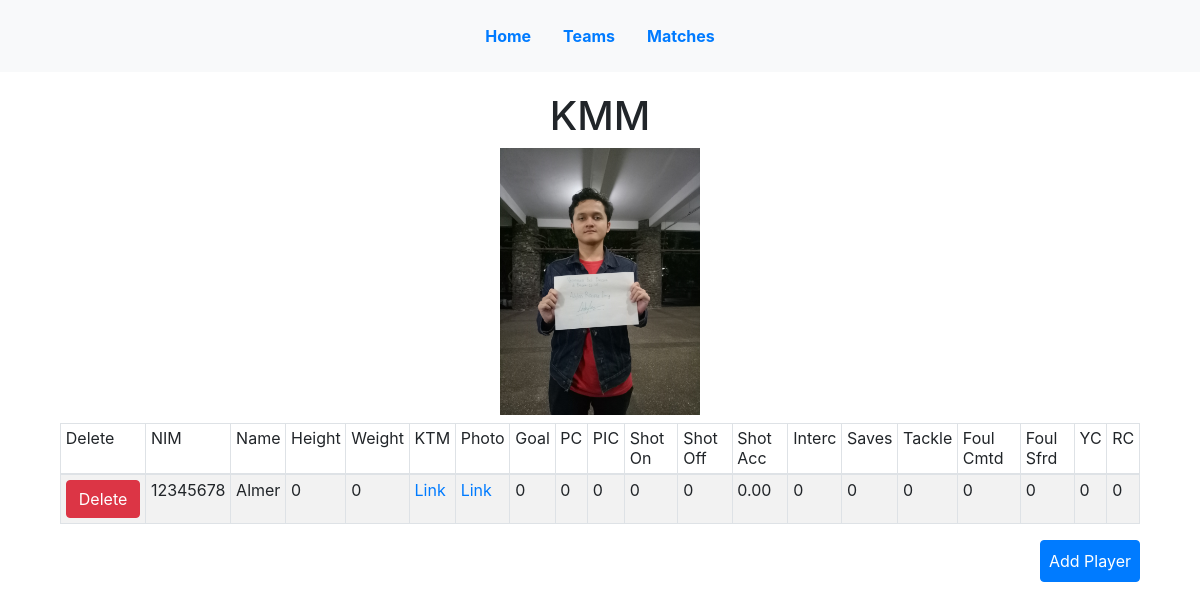
/teams/36/, run on the app's committed database.
### stats/models.py (models this page shows, shortened)
class Team(models.Model):
    class Meta:
        ordering = ['-win','-draw','-lose','-goal_for','-goal_against']
    name = models.CharField(max_length=100)
    logo = models.ImageField(null=True, blank=True)
    points = models.IntegerField(default=0)
    goal_for = models.IntegerField(default=0)
    goal_against = models.IntegerField(default=0)
    win = models.IntegerField(default=0)
    lose = models.IntegerField(default=0)
    draw = models.IntegerField(default=0)
    def __str__(self):
        return self.name

class Player(models.Model):
    class Meta:
        ordering = ['NIM',]
    NIM = models.IntegerField(primary_key=True)
    name = models.CharField(max_length=100)
    height = models.IntegerField(default=0)
    weight = models.IntegerField(default=0)
    player_photo = models.ImageField(upload_to ='uploads/player/photo', null=True, blank=True)
    ktm_photo = models.ImageField(upload_to ='uploads/player/ktm', null=True, blank=True)
    team = models.ForeignKey(Team, related_name="team", on_delete=models.CASCADE, null=True)
    goal = models.IntegerField(default=0)
    pass_complete = models.IntegerField(default=0)
    pass_incomplete = models.IntegerField(default=0)
    shot_on_target = models.IntegerField(default=0)
    shot_off_target = models.IntegerField(default=0)
    shot_percentage = models.DecimalField(max_digits = 5, decimal_places = 2, default=0)
    intercept = models.IntegerField(default=0)
    saves = models.IntegerField(default=0)
    tackle = models.IntegerField(default=0)
    fouls_committed = models.IntegerField(default=0)
    fouls_suffered = models.IntegerField(default=0)
    yellow_card = models.IntegerField(default=0)
    red_card = models.IntegerField(default=0)

### stats/views.py (the view)
# urls.py: path('teams/<int:pk>/',views.TeamDetailView.as_view(), name = 'team_detail'),
class TeamDetailView(DetailView):
    form_class = PlayerForm
    model = Team
    context_object_name = 'team'
    template_name = 'team_detail.html'
    def get_context_data(self, **kwargs):
        context = super().get_context_data(**kwargs)
        context['player_list'] = Player.objects.filter(team = self.object)
        context['form'] = PlayerForm
        return context

### templates/team_detail.html (shortened to what this page needs)
{% extends 'base.html' %}
{% block content %}
<div class="team_detail">
  <h1 class="text-center"> {{ team.name }}</h1>
  <div class="img_container">
    {% if team.logo %}
    <img src="{{team.logo.url}}" class="team_logo mb-2" alt="{{team.name}} logo"></img>
    {% endif %}
  </div>
  <table class="player_list table table-striped table-bordered table-sm">
    <thead class="thead-dark">
      <tr>
        <td>Delete</td>
        <td>NIM</td>
        <td>Name</td>
        <td>Height</td>
        <td>Weight</td>
        <td>KTM</td>
        <td>Photo</td>
        <td>Goal</td>
        <td>PC</td>
        <td>PIC</td>
        <td>Shot On</td>
        <td>Shot Off</td>
        <td>Shot Acc</td>
        <td>Interc</td>
        <td>Saves</td>
        <td>Tackle</td>
        <td>Foul Cmtd</td>
        <td>Foul Sfrd</td>
        <td>YC</td>
        <td>RC</td>
      </tr>
    </thead>
    <tbody>
      {% for player in player_list %}
      <tr>
        <td><button class="btn btn-danger" id="delete-{{player.NIM}}">Delete</button></td>
        <td>{{player.NIM}}</td>
        <td>{{player.name}}</td>
        <td>{{player.height}}</td>
        <td>{{player.weight}}</td>
        <td>{% if player.ktm_photo %}<a href="{{player.ktm_photo.url}}" target="_blank">Link</a>{% endif %}</td>
        <td>{% if player.player_photo %}<a href="{{player.player_photo.url}}" target="_blank" >Link</a>{% endif %}</td>
        <td>{{player.goal}}</td>
        <td>{{player.pass_complete}}</td>
        <td>{{player.pass_incomplete}}</td>
        <td>{{player.shot_on_target}}</td>
        <td>{{player.shot_off_target}}</td>
        <td>{{player.shot_percentage}}</td>
        <td>{{player.intercept}}</td>
        <td>{{player.saves}}</td>
        <td>{{player.tackle}}</td>
        <td>{{player.fouls_committed}}</td>
        <td>{{player.fouls_suffered}}</td>
        <td>{{player.yellow_card}}</td>
        <td>{{player.red_card}}</td>
      </tr>
      {% endfor %}
    </tbody>
  </table>
<button class="btn btn-primary float-right p-2" id="add_player">Add Player</button>
</div>
{% endblock content %}

### static/base.css (style rules this page uses)
.team_logo { display: block; width: 200px; margin-left: auto; margin-right: auto; }
.img_container { grid-column: span 12; }
.team_detail { grid-column: span 12; width:90%; margin:0 auto; }

### data on the page
Team: name "KMM", logo (picture)
Player: NIM "12345678", name "Almer", height "0", weight "0", goal "0", pass_complete "0", pass_incomplete "0", shot_on_target "0", shot_off_target "0", shot_percentage "0.00", intercept "0", saves "0", tackle "0", fouls_committed "0", fouls_suffered "0", yellow_card "0", red_card "0"
